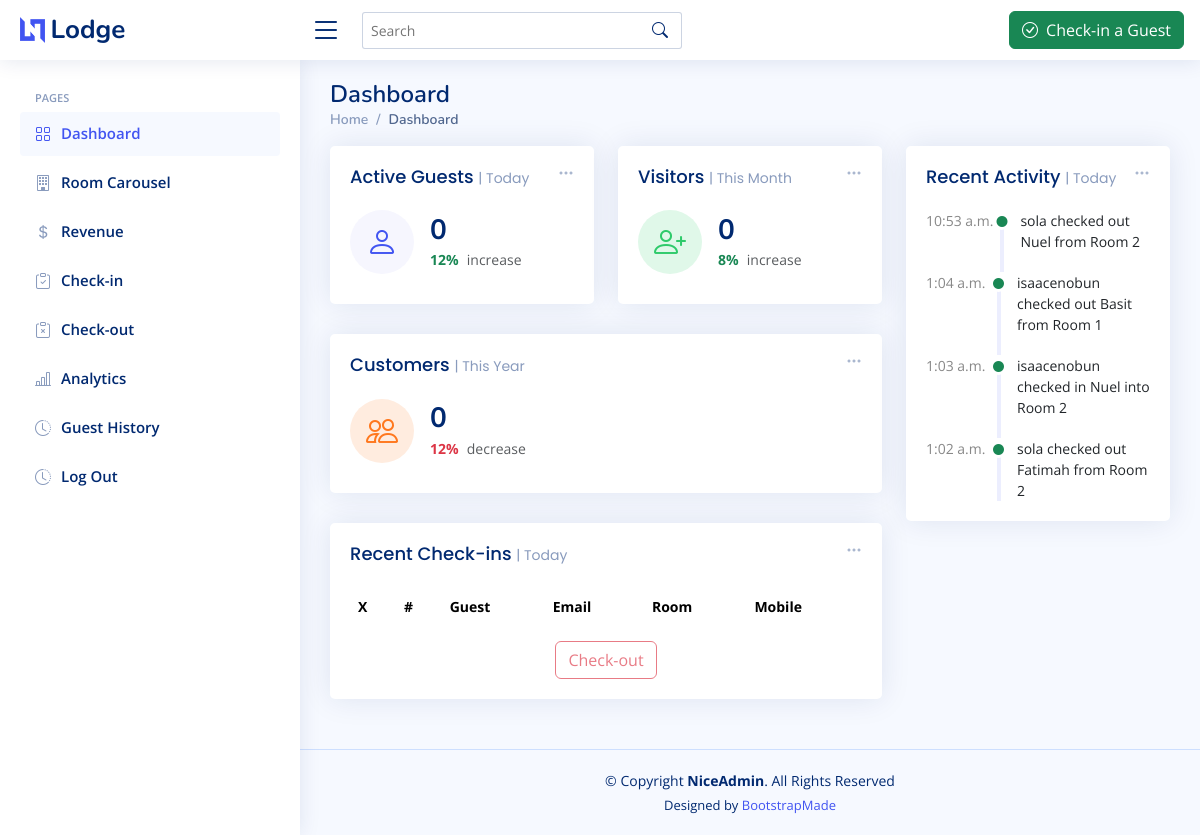
/ (signed in), run on an earlier commit of the app's database.
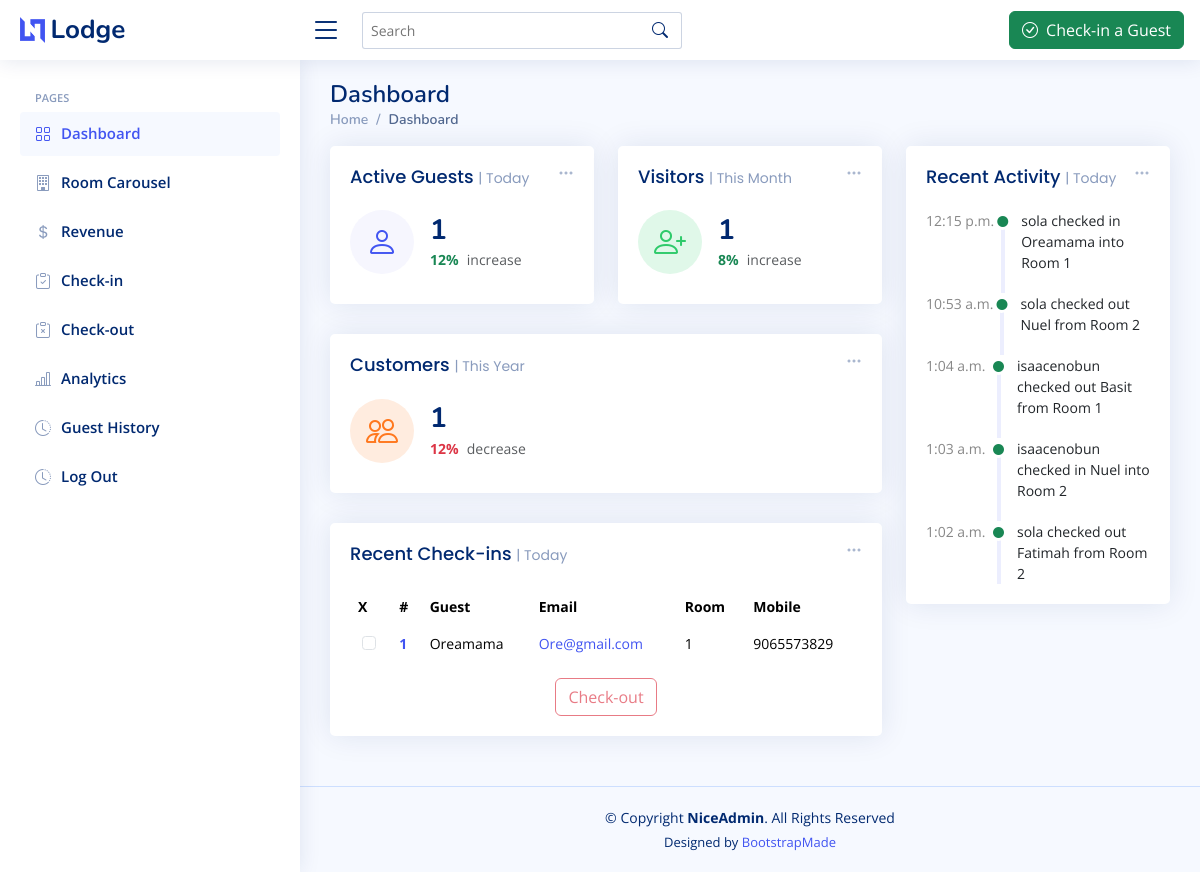
And on a later commit of the database.
### LodgeApp/models.py (models this page shows, shortened)
class Log(models.Model):
    staff = models.ForeignKey(Staff, on_delete=models.CASCADE)
    check_in_action = models.CharField(max_length=300, blank=True)
    check_out_action = models.CharField(max_length=300, blank=True)
    check_status = models.BooleanField(default=False)
    timestamp = models.DateTimeField()

class Guest(models.Model):
    name = models.CharField(max_length=50)
    email = models.EmailField()
    number = models.IntegerField()
    room  = models.ForeignKey(Room, on_delete=models.CASCADE)
    check_in = models.DateTimeField(auto_now_add=True)
    staff = models.ForeignKey(Staff, on_delete=models.CASCADE)
    check_out = models.DateTimeField(null=True,blank=True)

class Room(models.Model):
    ROOM_NUMBERS = [(str(num),str(num)) for num in range(1,21)]
    room_number = models.CharField(max_length=2, choices=ROOM_NUMBERS, unique=True)
    room_status = models.BooleanField(default=False)
    room_price = models.IntegerField(default=10000)

### LodgeApp/views.py (the view)
# urls.py: path('', views.dashboard, name='dashboard'),
def dashboard(request):
    if request.user.is_authenticated:
        logs = Log.objects.all()
        staff = request.user
        guests = Guest.objects.filter(check_out__isnull=True)
        logs = Log.objects.filter(timestamp__date=timezone.now().date()).order_by('-id')[:5]
        context = {'guests':guests, 'staff':staff, 'logs':logs}
        return render(request, 'index.html', context)
    else:
        return redirect('sign-in')

### LodgeApp/templatetags/custom_filters.py (called while the page is built)
@register.filter(name='add_one_hour')
def add_one_hour(value):
    if isinstance(value, datetime):
        return value + timedelta(hours=1)
    return value

### LodgeApp/templates/index.html (shortened to what this page needs)
{% load static %}
{% load custom_filters %}
<!DOCTYPE html>
<html lang="en">
  <head>
    <link
      href="{% static 'vendor/bootstrap/css/bootstrap.min.css' %}"
      rel="stylesheet"
    />
    <link
      href="{% static 'vendor/bootstrap-icons/bootstrap-icons.css' %}"
      rel="stylesheet"
    />
    <link
      href="{% static 'vendor/boxicons/css/boxicons.min.css' %}"
      rel="stylesheet"
    />
    <link href="{% static 'vendor/quill/quill.snow.css' %}" rel="stylesheet" />
    <link href="{% static 'vendor/quill/quill.bubble.css' %}" rel="stylesheet" />
    <link href="{% static 'vendor/remixicon/remixicon.css' %}" rel="stylesheet" />
    <link
      href="{% static 'vendor/simple-datatables/style.css' %}"
      rel="stylesheet"
    />
    <link href="{% static 'css/style.css' %}" rel="stylesheet" />
  </head>
  <body>
    <header id="header" class="header fixed-top d-flex align-items-center">
      <div class="d-flex align-items-center justify-content-between">
        <a href="{% url 'dashboard' %}" class="logo d-flex align-items-center">
          <img src="{% static 'img/logo.png' %}" alt="" />
          <span class="d-none d-lg-block">Lodge</span>
        </a>
        <i class="bi bi-list toggle-sidebar-btn"></i>
      </div>
      <div class="search-bar">
        <form
          class="search-form d-flex align-items-center"
          method="POST"
          action="#"
        >
          <input
            type="text"
            name="query"
            placeholder="Search"
            title="Enter search keyword"
          />
          <button type="submit" title="Search">
            <i class="bi bi-search"></i>
          </button>
        </form>
      </div>
      <nav class="header-nav ms-auto">
        <ul class="d-flex align-items-center">
          <li class="nav-item pe-3">
            <a href="{% url 'check-in' %}">
              <button type="button" class="btn btn-success">
                <i class="bi bi-check-circle me-1"></i> Check-in a Guest
              </button>
            </a>
          </li>
        </ul>
      </nav>
    </header>
    <aside id="sidebar" class="sidebar">
      <ul class="sidebar-nav" id="sidebar-nav">
        <li class="nav-heading">Pages</li>
        <li class="nav-item">
          <a class="nav-link" href="{% url 'dashboard' %}">
            <i class="bi bi-grid"></i>
            <span>Dashboard</span>
          </a>
        </li>
        <li class="nav-item">
          <a class="nav-link collapsed" href="{% url 'rooms' %}">
            <i class="bi bi-building"></i>
            <span>Room Carousel</span>
          </a>
        </li>
        <li class="nav-item">
          <a class="nav-link collapsed" href="{% url 'dashboard' %}">
            <i class="bi bi-currency-dollar"></i>
            <span>Revenue</span>
          </a>
        </li>
        <li class="nav-item">
          <a class="nav-link collapsed" href="{% url 'dashboard' %}">
            <i class="bi bi-clipboard-check"></i>
            <span>Check-in</span>
          </a>
        </li>
        <li class="nav-item">
          <a class="nav-link collapsed" href="{% url 'dashboard' %}">
            <i class="bi bi-clipboard-x"></i>
            <span>Check-out</span>
          </a>
        </li>
        <li class="nav-item">
          <a class="nav-link collapsed" href="{% url 'dashboard' %}">
            <i class="bi bi-bar-chart-line"></i>
            <span>Analytics</span>
          </a>
        </li>
        <li class="nav-item">
          <a class="nav-link collapsed" href="{% url 'history' %}">
            <i class="bi bi-clock-history"></i>
            <span>Guest History</span>
          </a>
        </li>
        <li class="nav-item">
          <a class="nav-link collapsed" href="{% url 'logout' %}">
            <i class="bi bi-clock-history"></i>
            <span>Log Out</span>
          </a>
        </li>
      </ul>
    </aside>
    <main id="main" class="main">
      <div class="pagetitle">
        <h1>Dashboard</h1>
        <nav>
          <ol class="breadcrumb">
            <li class="breadcrumb-item"><a href="{% url 'dashboard' %}">Home</a></li>
            <li class="breadcrumb-item active">Dashboard</li>
          </ol>
        </nav>
      </div>
      <section class="section dashboard">
        <div class="row">
          <div class="col-lg-8">
            <div class="row">
              <div class="col-xxl-4 col-md-6">
                <div class="card info-card sales-card">
                  <div class="filter">
                    <a class="icon" href="#" data-bs-toggle="dropdown"
                      ><i class="bi bi-three-dots"></i
                    ></a>
                  </div>
                  <div class="card-body">
                    <h5 class="card-title">Active Guests <span>| Today</span></h5>
                    <div class="d-flex align-items-center">
                      <div
                        class="card-icon rounded-circle d-flex align-items-center justify-content-center"
                      >
                        <i class="bi bi-person"></i>
                      </div>
                      <div class="ps-3">
                        <h6>{{guests | length}}</h6>
                        <span class="text-success small pt-1 fw-bold">12%</span>
                        <span class="text-muted small pt-2 ps-1">increase</span>
                      </div>
                    </div>
                  </div>
                </div>
              </div>
              <div class="col-xxl-4 col-md-6">
                <div class="card info-card revenue-card">
                  <div class="filter">
                    <a class="icon" href="#" data-bs-toggle="dropdown"
                      ><i class="bi bi-three-dots"></i
                    ></a>
                  </div>
                  <div class="card-body">
                    <h5 class="card-title">
                      Visitors <span>| This Month</span>
                    </h5>
                    <div class="d-flex align-items-center">
                      <div
                        class="card-icon rounded-circle d-flex align-items-center justify-content-center"
                      >
                        <i class="bi bi-person-plus"></i>
                      </div>
                      <div class="ps-3">
                        <h6>{{guests | length}}</h6>
                        <span class="text-success small pt-1 fw-bold">8%</span>
                        <span class="text-muted small pt-2 ps-1">increase</span>
                      </div>
                    </div>
                  </div>
                </div>
              </div>
              <div class="col-xxl-4 col-xl-12">
                <div class="card info-card customers-card">
                  <div class="filter">
                    <a class="icon" href="#" data-bs-toggle="dropdown"
                      ><i class="bi bi-three-dots"></i
                    ></a>
                  </div>
                  <div class="card-body">
                    <h5 class="card-title">
                      Customers <span>| This Year</span>
                    </h5>
                    <div class="d-flex align-items-center">
                      <div
                        class="card-icon rounded-circle d-flex align-items-center justify-content-center"
                      >
                        <i class="bi bi-people"></i>
                      </div>
                      <div class="ps-3">
                        <h6>{{guests | length}}</h6>
                        <span class="text-danger small pt-1 fw-bold">12%</span>
                        <span class="text-muted small pt-2 ps-1">decrease</span>
                      </div>
                    </div>
                  </div>
                </div>
              </div>
              <form action="{% url 'check-out' %}" method="post">
                <div class="col-12">
                    <div class="card recent-sales overflow-auto">
                        <div class="filter">
                            <a class="icon" href="#" data-bs-toggle="dropdown">
                                <i class="bi bi-three-dots"></i>
                            </a>
                        </div>
                        <div class="card-body">
                            <h5 class="card-title">
                                Recent Check-ins <span>| Today</span>
                            </h5>
                            <table class="table table-borderless datatable">
                                <thead>
                                    <tr>
                                        <th scope="col">X</th>
                                        <th scope="col">#</th>
                                        <th scope="col">Guest</th>
                                        <th scope="col">Email</th>
                                        <th scope="col">Room</th>
                                        <th scope="col">Mobile</th>
                                    </tr>
                                </thead>
                                <tbody>
                                    {% for guest in guests %}
                                    <tr>
                                        <td class="text-center">
                                            <input
                                                class="form-check-input me-1"
                                                type="checkbox"
                                                name="guest_ids"
                                                value="{{guest.id}}"
                                                aria-label="..."
                                            />
                                        </td>
                                        <th scope="row"><a href="#">{{ forloop.counter }}</a></th>
                                        <td>{{guest.name}}</td>
                                        <td>
                                            <a href="mailto:{{guest.email}}">{{guest.email}}</a>
                                        </td>
                                        <td>{{guest.room.room_number}}</td>
                                        <td>{{guest.number}}</td>
                                    </tr>
                                    {% endfor %}
                                </tbody>
                            </table>
                            <div class="text-center">
                                <button
                                    id="table-checkout"
                                    type="button"
                                    class="btn btn-outline-danger"
                                    data-bs-toggle="modal"
                                    data-bs-target="#verticalycentered"
                                >
                                    Check-out
                                </button>
                            </div>
                        </div>
                    </div>
                </div>
            </form>
            </div>
          </div>
          <div class="col-lg-4">
            <div class="card">
              <div class="filter">
                <a class="icon" href="#" data-bs-toggle="dropdown"
                  ><i class="bi bi-three-dots"></i
                ></a>
              </div>
              <div class="card-body">
                <h5 class="card-title">Recent Activity <span>| Today</span></h5>
                {% for log in logs %}
                <div class="activity">
                  <div class="activity-item d-flex">
                    <div class="activite-label">{{log.timestamp | add_one_hour | time:'P'}}</div>
                    <i
                      class="bi bi-circle-fill activity-badge text-success align-self-start"
                    ></i>
                    <div class="activity-content">
                      {{log.check_in_action}}
                    </div>
                  </div>
                {% endfor %}
                </div>
              </div>
            </div>
          </div>
        </div>
      </section>
    </main>
    <footer id="footer" class="footer">
      <div class="copyright">
        &copy; Copyright <strong><span>NiceAdmin</span></strong
        >. All Rights Reserved
      </div>
      <div class="credits">
        Designed by <a href="https://bootstrapmade.com/">BootstrapMade</a>
      </div>
    </footer>
  </body>
</html>

What changed in the data, as far as the page shows it:
added Guest: name "Oreamama", email "Ore@gmail.com", room.room_number "1", number "9065573829"
added Log: timestamp|add_one_hour "12:15 p.m.", check_in_action "sola checked in Oreamama into Room 1"
Also different on the page:
{{ guests | length }}: "0" → "1"
